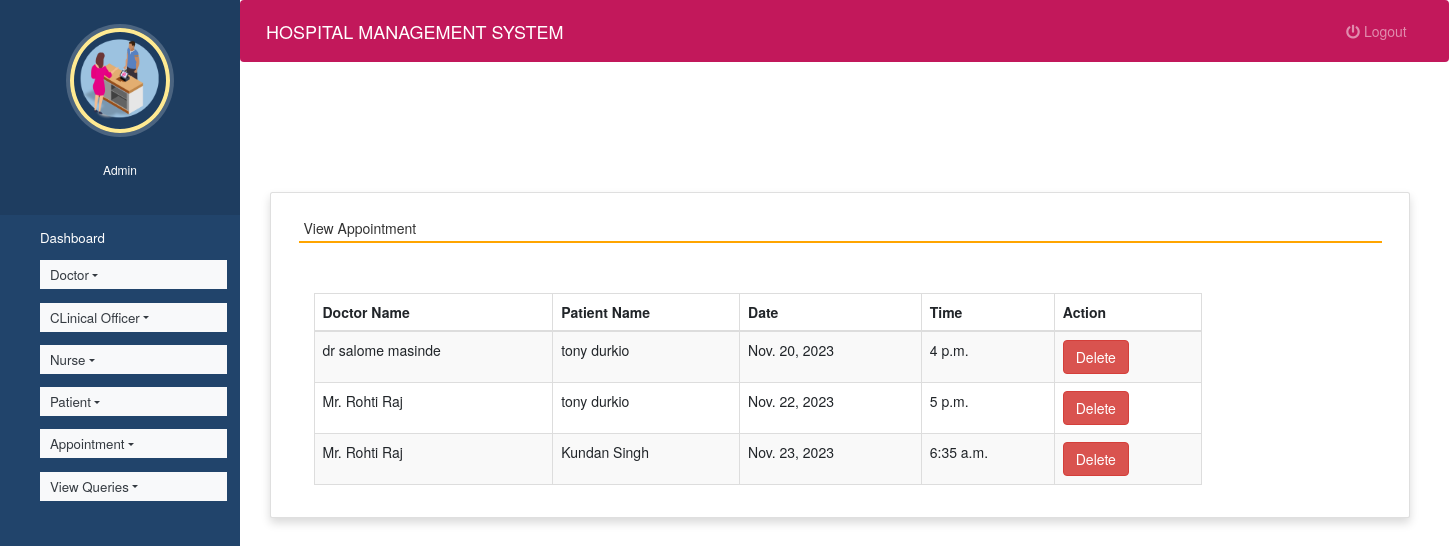
Screenshot of /view_appointment (signed in) with the database file from the repository.
### hospitals/models.py (models this page shows, shortened)
class Appointment(models.Model):
    doctor = models.ForeignKey(Doctor,on_delete=models.CASCADE)
    patient = models.ForeignKey(Patient, on_delete=models.CASCADE)
    date1 = models.DateField()
    time1 = models.TimeField()

class Doctor(models.Model):
    name = models.CharField(max_length=50)
    mobile = models.IntegerField()
    special = models.CharField(max_length=50)
    def __str__(self):
       return self.name;

class Patient(models.Model):
    name = models.CharField(max_length=50)
    gender = models.CharField(max_length=10)
    mobile = models.IntegerField(null=True)
    address = models.CharField(max_length=50)
    def __str__(self):
       return self.name;

### hospitals/views.py (the view)
# urls.py: path('view_appointment', view_appointment, name='view_appointment'),
def view_appointment(request):
    if not request.user.is_staff:
        return redirect('login')
    appointment = Appointment.objects.all()
    d = {'appointment':appointment}
    return render(request,'view_appointment.html', d)

### hospitals/templates/view_appointment.html (shortened to what this page needs)
{% extends 'admin_nav.html' %}
{% load static %}
{% block content %}
<link rel="stylesheet" href="https://maxcdn.bootstrapcdn.com/bootstrap/3.4.1/css/bootstrap.min.css">
  <link rel="stylesheet" href="https://cdnjs.cloudflare.com/ajax/libs/font-awesome/4.7.0/css/font-awesome.min.css">
  <link rel="stylesheet" href="https://use.fontawesome.com/releases/v5.6.3/css/all.css">
<br><br><br><br>
<div class="container card shadow m-5">
    <div class="card-body">
        <h5 class="p-2" style="border-bottom: 2px solid orange">View Appointment</h5>
		<div class="container mt-5">
		<table id="example" class="table table-striped table-bordered table-sm" style="width:80%">
			<thead>
				<tr>
					<th>Doctor Name</th>
					<th>Patient Name</th>
                    <th>Date</th>
					<th>Time</th>
					<th>Action</th>
				</tr>
			</thead>
			<tbody>
            {% for i in appointment %}
			<tr>
				<td>{{i.doctor}}</td>
				<td>{{i.patient}}</td>
				<td>{{i.date1}}</td>
				<td>{{i.time1}}</td>
				<td><a href="{% url 'delete_appointment' i.id %}" onclick="return confirm('Are you ready to delete this record ?')" class="btn btn-danger">Delete</a></td>
			</tr>
			{% endfor %}
			</tbody>
		</table>
	 </div>
	</div>
</div>
{% endblock content %}

### hospitals/static/style.css (style rules this page uses)
body { padding-left: 240px; }

### hospitals/templates/admin_nav.html (style rules this page uses)
a:link { text-decoration: none; }
a { color: white; }
body { padding-left: 240px; }

### rows the page displays
Appointment: doctor "dr salome masinde", patient "tony durkio", date1 "Nov. 20, 2023", time1 "4 p.m."
Appointment: doctor "Mr. Rohti Raj", patient "tony durkio", date1 "Nov. 22, 2023", time1 "5 p.m."
Appointment: doctor "Mr. Rohti Raj", patient "Kundan Singh", date1 "Nov. 23, 2023", time1 "6:35 a.m."
